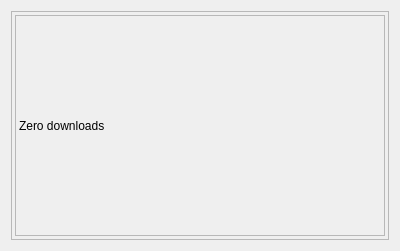
<?xml version="1.0" encoding="UTF-8"?>
<ui version="4.0">
 <class>DownloadManagerWidget</class>
 <widget class="QWidget" name="DownloadManagerWidget">
  <property name="geometry">
   <rect>
    <x>0</x>
    <y>0</y>
    <width>400</width>
    <height>251</height>
   </rect>
  </property>
  <property name="windowTitle">
   <string>Downloads</string>
  </property>
  <layout class="QVBoxLayout" name="verticalLayout">
   <item>
    <widget class="QScrollArea" name="scrollArea">
     <property name="widgetResizable">
      <bool>true</bool>
     </property>
     <widget class="QWidget" name="items">
      <property name="enabled">
       <bool>true</bool>
      </property>
      <property name="geometry">
       <rect>
        <x>0</x>
        <y>0</y>
        <width>380</width>
        <height>231</height>
       </rect>
      </property>
      <property name="layoutDirection">
       <enum>Qt::LeftToRight</enum>
      </property>
      <property name="styleSheet">
       <string notr="true"/>
      </property>
      <layout class="QVBoxLayout" name="itemsLayout">
       <property name="spacing">
        <number>3</number>
       </property>
       <property name="leftMargin">
        <number>3</number>
       </property>
       <property name="topMargin">
        <number>3</number>
       </property>
       <property name="rightMargin">
        <number>3</number>
       </property>
       <property name="bottomMargin">
        <number>3</number>
       </property>
       <item>
        <widget class="QLabel" name="zeroItemsLabel">
         <property name="frameShape">
          <enum>QFrame::StyledPanel</enum>
         </property>
         <property name="text">
          <string>Zero downloads</string>
         </property>
         <property name="textFormat">
          <enum>Qt::AutoText</enum>
         </property>
         <property name="scaledContents">
          <bool>false</bool>
         </property>
        </widget>
       </item>
      </layout>
     </widget>
    </widget>
   </item>
  </layout>
 </widget>
 <resources/>
 <connections/>
</ui>
